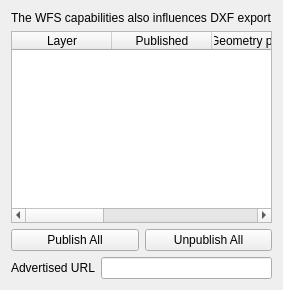
                   <widget class="QWidget" name="wfs">
                    <attribute name="title">
                     <string>WFS/OAPIF</string>
                    </attribute>
                    <attribute name="toolTip">
                     <string>WFS or OAPIF capabilities</string>
                    </attribute>
                    <layout class="QGridLayout" name="gridLayout_24">
                     <item row="2" column="0">
                      <widget class="QPushButton" name="pbnWFSLayersSelectAll">
                       <property name="text">
                        <string>Publish All</string>
                       </property>
                      </widget>
                     </item>
                     <item row="2" column="1">
                      <widget class="QPushButton" name="pbnWFSLayersDeselectAll">
                       <property name="text">
                        <string>Unpublish All</string>
                       </property>
                      </widget>
                     </item>
                     <item row="3" column="0" colspan="2">
                      <layout class="QHBoxLayout" name="horizontalLayout_8">
                       <item>
                        <widget class="QLabel" name="mWFSUrlLabel">
                         <property name="text">
                          <string>Advertised URL</string>
                         </property>
                        </widget>
                       </item>
                       <item>
                        <widget class="QLineEdit" name="mWFSUrlLineEdit"/>
                       </item>
                      </layout>
                     </item>
                     <item row="1" column="0" colspan="2">
                      <widget class="QTableWidget" name="twWFSLayers">
                       <property name="sizePolicy">
                        <sizepolicy hsizetype="Preferred" vsizetype="Preferred">
                         <horstretch>0</horstretch>
                         <verstretch>0</verstretch>
                        </sizepolicy>
                       </property>
                       <property name="sortingEnabled">
                        <bool>true</bool>
                       </property>
                       <column>
                        <property name="text">
                         <string>Layer</string>
                        </property>
                       </column>
                       <column>
                        <property name="text">
                         <string>Published</string>
                        </property>
                        <property name="toolTip">
                         <string>Layer can be published</string>
                        </property>
                       </column>
                       <column>
                        <property name="text">
                         <string>Geometry precision</string>
                        </property>
                        <property name="toolTip">
                         <string>Number of decimal places to consider for geometry precision</string>
                        </property>
                       </column>
                       <column>
                        <property name="text">
                         <string>Update</string>
                        </property>
                        <property name="toolTip">
                         <string>Allow features to be edited</string>
                        </property>
                       </column>
                       <column>
                        <property name="text">
                         <string>Insert</string>
                        </property>
                        <property name="toolTip">
                         <string>Allow addition of new features</string>
                        </property>
                       </column>
                       <column>
                        <property name="text">
                         <string>Delete</string>
                        </property>
                        <property name="toolTip">
                         <string>Allow features to be deleted</string>
                        </property>
                       </column>
                      </widget>
                     </item>
                     <item row="0" column="0" colspan="2">
                      <widget class="QLabel" name="label_37">
                       <property name="sizePolicy">
                        <sizepolicy hsizetype="Preferred" vsizetype="Fixed">
                         <horstretch>0</horstretch>
                         <verstretch>0</verstretch>
                        </sizepolicy>
                       </property>
                       <property name="text">
                        <string>The WFS capabilities also influences DXF export</string>
                       </property>
                      </widget>
                     </item>
                    </layout>
                   </widget>
